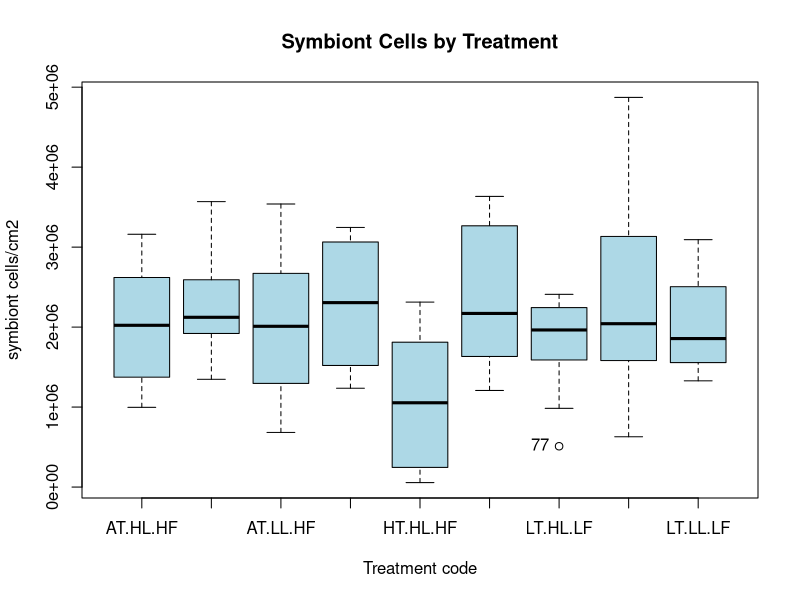
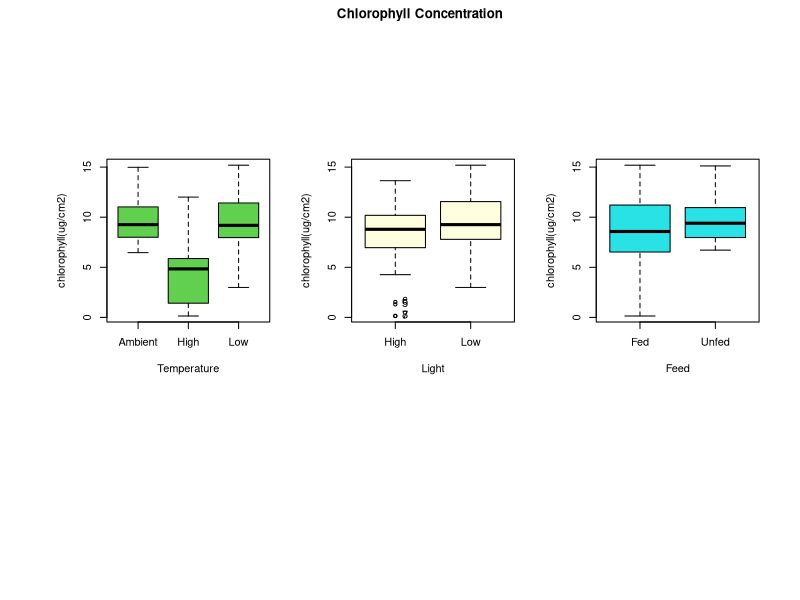
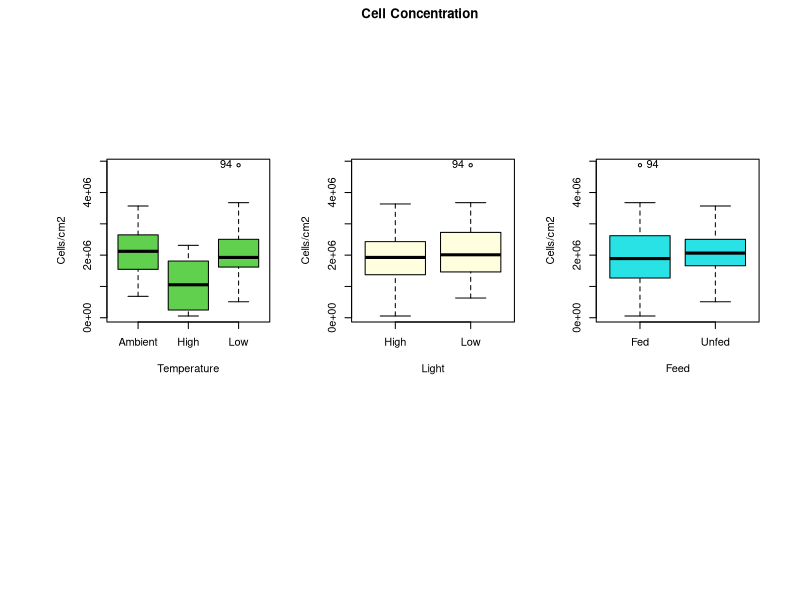

The R source for these figures, in order: (Note: this script raises an error after producing the figures.)
#this is script for the master data from pansa/chris coral project
#this is pansa's first r script, pansa is also patient
#please be patient (as is Pansa)

rm(list=ls())
getwd()
library(car)
data=read.csv("data/masterdata.csv")
head(data)
str(data)

data$displacement..ml=as.numeric(data$displacement..ml) #get displacement to be numeric
str(data)

data$cells.ml[24]<-1727500
data$cells[24]<-3160670
data$cells.ml[46]<-2515000
data$cells[46]<-3539214
data$cells.ml[70]<-1620000
data$cells[70]<-2452176
data$cells.ml[94]<-2358333.33333
data$cells[94]<-4872019 
#changed values of recounted cells in the matrix

data$chla..ug.ml[24]<-3.704
data$chla..ug.ml[94]<-4.081
data$chla..ug.ml[50]<-3.538
data$chla..ug.ml[53]<-4.579
#changed values of abnormally high data after retesting

data$chlc2..ug.ml[24]<-0.648
data$chlc2..ug.ml[94]<-0.655
data$chlc2..ug.ml[50]<-0.696
data$chlc2..ug.ml[53]<-0.616
#changed values of abnormally high data after retesting


data$chla=as.numeric(data$chla..ug.ml*data$blastate..ml/data$surface.area..cm2)
data$chlc2=as.numeric(data$chlc2..ug.ml*data$blastate..ml/data$surface.area..cm2)
data$cells=as.numeric(data$cells.ml*data$blastate..ml/data$surface.area..cm2)

#normalized the data for chla, chlc2, cell counts


chla=data$chla
chlc2=data$chlc2
data$chlorophyll=chla+chlc2 #combined chla and chlc2 into one column
chl=data$chlorophyll
cells=data$cells

#created shortcuts to  reference data


Boxplot(cells~data$treatment, 
     col="lightblue", 
     ylab="symbiont cells/cm2", 
     xlab="Treatment code",
     main="Symbiont Cells by Treatment")

par(mfrow=c(1,3), oma=c(10,4,2,1), pty="sq") #mar is bottom, left, top, right, oma specifies where title
Boxplot(chl~data$temperature,
     col="010203",
     ylab="chlorophyll(ug/cm2)",
     xlab="Temperature")
Boxplot(chl~data$light,
     col="lightyellow",
     ylab="chlorophyll(ug/cm2)",
     xlab="Light")
Boxplot(chl~data$feeding,
     col="334421",
     ylab="chlorophyll(ug/cm2)",
     xlab="Feed")
title("Chlorophyll Concentration", outer=TRUE)

par(mfrow=c(1,3), oma=c(10,4,2,1), pty="sq") #mar is bottom, left, top, right, oma specifies where title
Boxplot(cells~data$temperature,
     col="010203",
     ylab="Cells/cm2",
     xlab="Temperature")
Boxplot(cells~data$light,
     col="lightyellow",
     ylab="Cells/cm2",
     xlab="Light")
Boxplot(cells~data$feeding,
     col="334421",
     ylab="Cells/cm2",
     xlab="Feed")
title("Cell Concentration", outer=TRUE)

library(plotrix)
library(ggplot2)

#Chlorophyll by treatment
chl.mean<-aggregate(chl~data$treatment + data$symbiont.genotype, data, mean)
colnames(chl.mean)<-c("treatment", "sym", "mean")
chl.SE<-aggregate(chl~data$treatment + data$symbiont.genotype, data, std.error)
colnames(chl.SE)<-c("treatment", "sym", "SE")
chl.df<-cbind(chl.mean, chl.SE[c(0,3)])

fig.chl<-ggplot(chl.df, aes(x=as.factor(treatment), y=mean, fill=sym))+
  geom_bar(position=position_dodge(0.9), stat="identity")+
  geom_errorbar(aes(ymin=mean-SE, ymax=mean+SE), width=0.2, position=position_dodge(0.9))+ #add error bars
  theme(legend.position="bottom", plot.title=element_text(hjust = 0.5))+
  scale_y_continuous(limits=c(0,16.5))+ #set yaxis 
  labs(title="Chlorophyll Content by Treatment", position="center", x="Treatment code", y="Chlorophyll (ug/cm2)", legend="Symbiont Genotype")+ #add labels
  scale_fill_discrete(name="Symbiont genotype") #add legend label
fig.chl
#make a plot of chlorophyll by treatment

#cells by treatment
cells.mean<-aggregate(cells~data$treatment + data$symbiont.genotype, data, mean)
colnames(cells.mean)<-c("treatment", "sym", "mean")
cells.SE<-aggregate(cells~data$treatment + data$symbiont.genotype, data, std.error)
colnames(cells.SE)<-c("treatment", "sym", "SE")
cells.df<-cbind(cells.mean, cells.SE[c(0,3)])

fig.cells<-ggplot(cells.df, aes(x=as.factor(treatment), y=mean, fill=sym))+
  geom_bar(position=position_dodge(0.9), stat="identity")+
  geom_errorbar(aes(ymin=mean-SE, ymax=mean+SE), width=0.2, position=position_dodge(0.9))+ #add error bars
  theme(legend.position="bottom", plot.title=element_text(hjust = 0.5))+
  labs(title="Cell Concentration by Treatment", position="center", x="Treatment code", y="Cells", legend="Symbiont Genotype")+ #add labels
  scale_fill_discrete(name="Symbiont genotype") #add legend label
 fig.cells
